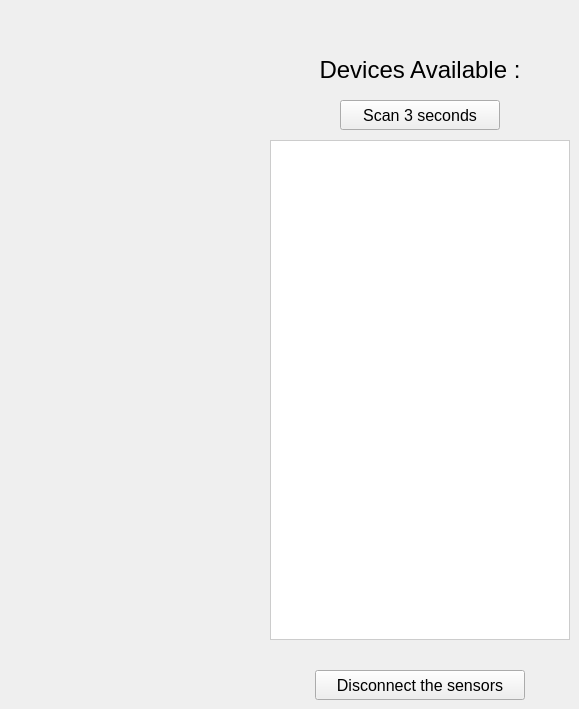
    <widget class="QWidget" name="w_scanTab">
     <attribute name="title">
      <string>Scan</string>
     </attribute>
     <widget class="QPushButton" name="w_backArrow">
      <property name="geometry">
       <rect>
        <x>40</x>
        <y>50</y>
        <width>70</width>
        <height>40</height>
       </rect>
      </property>
      <property name="focusPolicy">
       <enum>Qt::NoFocus</enum>
      </property>
      <property name="styleSheet">
       <string notr="true">border-radius: 10px;
border-style: solid;
image: url(:/back_arrow/_Icons/left.png);</string>
      </property>
      <property name="text">
       <string/>
      </property>
     </widget>
     <widget class="QListWidget" name="w_listPeripheralPrinted">
      <property name="geometry">
       <rect>
        <x>270</x>
        <y>140</y>
        <width>300</width>
        <height>500</height>
       </rect>
      </property>
      <property name="sizePolicy">
       <sizepolicy hsizetype="Expanding" vsizetype="Expanding">
        <horstretch>0</horstretch>
        <verstretch>0</verstretch>
       </sizepolicy>
      </property>
      <property name="palette">
       <palette>
        <active>
         <colorrole role="Button">
          <brush brushstyle="SolidPattern">
           <color alpha="255">
            <red>255</red>
            <green>255</green>
            <blue>255</blue>
           </color>
          </brush>
         </colorrole>
         <colorrole role="Base">
          <brush brushstyle="SolidPattern">
           <color alpha="255">
            <red>255</red>
            <green>255</green>
            <blue>255</blue>
           </color>
          </brush>
         </colorrole>
         <colorrole role="Window">
          <brush brushstyle="SolidPattern">
           <color alpha="255">
            <red>255</red>
            <green>255</green>
            <blue>255</blue>
           </color>
          </brush>
         </colorrole>
         <colorrole role="Highlight">
          <brush brushstyle="SolidPattern">
           <color alpha="255">
            <red>0</red>
            <green>255</green>
            <blue>0</blue>
           </color>
          </brush>
         </colorrole>
         <colorrole role="HighlightedText">
          <brush brushstyle="SolidPattern">
           <color alpha="255">
            <red>0</red>
            <green>0</green>
            <blue>0</blue>
           </color>
          </brush>
         </colorrole>
        </active>
        <inactive>
         <colorrole role="Button">
          <brush brushstyle="SolidPattern">
           <color alpha="255">
            <red>255</red>
            <green>255</green>
            <blue>255</blue>
           </color>
          </brush>
         </colorrole>
         <colorrole role="Base">
          <brush brushstyle="SolidPattern">
           <color alpha="255">
            <red>255</red>
            <green>255</green>
            <blue>255</blue>
           </color>
          </brush>
         </colorrole>
         <colorrole role="Window">
          <brush brushstyle="SolidPattern">
           <color alpha="255">
            <red>255</red>
            <green>255</green>
            <blue>255</blue>
           </color>
          </brush>
         </colorrole>
         <colorrole role="Highlight">
          <brush brushstyle="SolidPattern">
           <color alpha="255">
            <red>0</red>
            <green>255</green>
            <blue>0</blue>
           </color>
          </brush>
         </colorrole>
         <colorrole role="HighlightedText">
          <brush brushstyle="SolidPattern">
           <color alpha="255">
            <red>49</red>
            <green>55</green>
            <blue>57</blue>
           </color>
          </brush>
         </colorrole>
        </inactive>
        <disabled>
         <colorrole role="Button">
          <brush brushstyle="SolidPattern">
           <color alpha="255">
            <red>255</red>
            <green>255</green>
            <blue>255</blue>
           </color>
          </brush>
         </colorrole>
         <colorrole role="Base">
          <brush brushstyle="SolidPattern">
           <color alpha="255">
            <red>255</red>
            <green>255</green>
            <blue>255</blue>
           </color>
          </brush>
         </colorrole>
         <colorrole role="Window">
          <brush brushstyle="SolidPattern">
           <color alpha="255">
            <red>255</red>
            <green>255</green>
            <blue>255</blue>
           </color>
          </brush>
         </colorrole>
         <colorrole role="Highlight">
          <brush brushstyle="SolidPattern">
           <color alpha="255">
            <red>245</red>
            <green>245</green>
            <blue>245</blue>
           </color>
          </brush>
         </colorrole>
         <colorrole role="HighlightedText">
          <brush brushstyle="SolidPattern">
           <color alpha="255">
            <red>255</red>
            <green>255</green>
            <blue>255</blue>
           </color>
          </brush>
         </colorrole>
        </disabled>
       </palette>
      </property>
      <property name="font">
       <font>
        <family>Roboto</family>
        <pointsize>14</pointsize>
        <weight>9</weight>
        <italic>false</italic>
        <bold>false</bold>
       </font>
      </property>
      <property name="focusPolicy">
       <enum>Qt::NoFocus</enum>
      </property>
      <property name="contextMenuPolicy">
       <enum>Qt::DefaultContextMenu</enum>
      </property>
      <property name="toolTip">
       <string>&lt;html&gt;&lt;head/&gt;&lt;body&gt;&lt;p align=&quot;center&quot;&gt;&lt;br/&gt;&lt;/p&gt;&lt;/body&gt;&lt;/html&gt;</string>
      </property>
      <property name="whatsThis">
       <string>&lt;html&gt;&lt;head/&gt;&lt;body&gt;&lt;p align=&quot;center&quot;&gt;&lt;br/&gt;&lt;/p&gt;&lt;/body&gt;&lt;/html&gt;</string>
      </property>
      <property name="layoutDirection">
       <enum>Qt::LeftToRight</enum>
      </property>
      <property name="styleSheet">
       <string notr="true">font: 75 14pt &quot;Roboto&quot;;
border-style: solid;
border-width: 1px;
border-color: rgb(204, 204, 204);</string>
      </property>
      <property name="frameShadow">
       <enum>QFrame::Sunken</enum>
      </property>
      <property name="lineWidth">
       <number>1</number>
      </property>
      <property name="verticalScrollBarPolicy">
       <enum>Qt::ScrollBarAsNeeded</enum>
      </property>
      <property name="horizontalScrollBarPolicy">
       <enum>Qt::ScrollBarAlwaysOff</enum>
      </property>
      <property name="showDropIndicator" stdset="0">
       <bool>false</bool>
      </property>
      <property name="dragDropMode">
       <enum>QAbstractItemView::NoDragDrop</enum>
      </property>
      <property name="selectionMode">
       <enum>QAbstractItemView::MultiSelection</enum>
      </property>
      <property name="selectionBehavior">
       <enum>QAbstractItemView::SelectItems</enum>
      </property>
      <property name="textElideMode">
       <enum>Qt::ElideMiddle</enum>
      </property>
     </widget>
     <widget class="QLabel" name="w_deviceAvailableLabel">
      <property name="geometry">
       <rect>
        <x>305</x>
        <y>50</y>
        <width>230</width>
        <height>40</height>
       </rect>
      </property>
      <property name="styleSheet">
       <string notr="true"/>
      </property>
      <property name="text">
       <string>&lt;html&gt;&lt;head/&gt;&lt;body&gt;&lt;p align=&quot;center&quot;&gt;&lt;span style=&quot; font-size:18pt;&quot;&gt;Devices Available :&lt;/span&gt;&lt;/p&gt;&lt;/body&gt;&lt;/html&gt;</string>
      </property>
     </widget>
     <widget class="QPushButton" name="w_disconnectAll2">
      <property name="geometry">
       <rect>
        <x>315</x>
        <y>670</y>
        <width>210</width>
        <height>30</height>
       </rect>
      </property>
      <property name="font">
       <font>
        <pointsize>12</pointsize>
       </font>
      </property>
      <property name="focusPolicy">
       <enum>Qt::NoFocus</enum>
      </property>
      <property name="styleSheet">
       <string notr="true"/>
      </property>
      <property name="text">
       <string>Disconnect the sensors</string>
      </property>
     </widget>
     <widget class="QPushButton" name="w_rescanButton">
      <property name="geometry">
       <rect>
        <x>340</x>
        <y>100</y>
        <width>160</width>
        <height>30</height>
       </rect>
      </property>
      <property name="font">
       <font>
        <pointsize>12</pointsize>
       </font>
      </property>
      <property name="focusPolicy">
       <enum>Qt::NoFocus</enum>
      </property>
      <property name="styleSheet">
       <string notr="true"/>
      </property>
      <property name="text">
       <string>Scan 3 seconds</string>
      </property>
     </widget>
    </widget>
